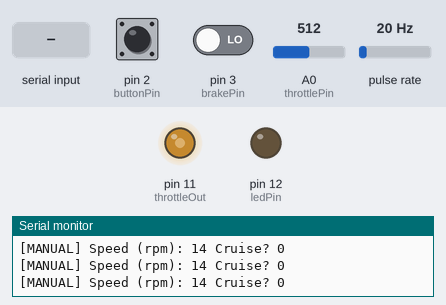
The sketch below on a simulated Arduino Uno, built with avr-gcc and run on an emulated ATmega328P. Parts: output pins drawn as LEDs (lit = HIGH), the last lines printed to the serial monitor. Wiring (inferred from the names in the program): pulse sensor: data pin 4. The test bench sets the inputs (shaded band); at power-on: A0 (throttlePin) = 512, pin 2 (buttonPin) LOW, pulse rate 20 Hz, pin 3 (brakePin) LOW.

Above: at 5.2 s.
5.3 s: A0 (throttlePin) set to 716
At 6.5 s:
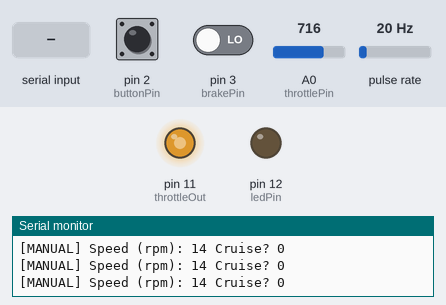
6.8 s: pin 2 (buttonPin) pulled HIGH for 0.15 s
At 7.8 s:
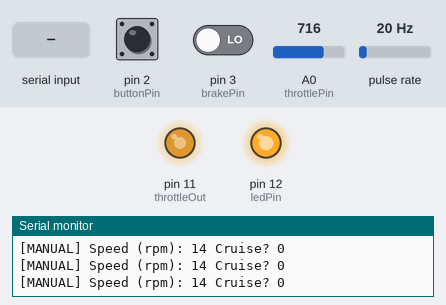
8.4 s: A0 (throttlePin) set to 0
At 9.1 s:
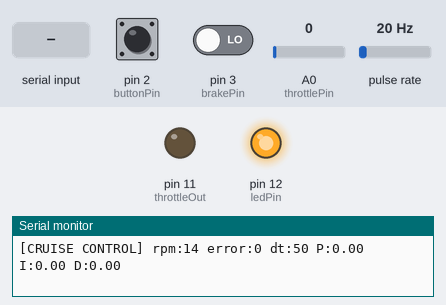
9.9 s: pulse rate (sensor on pin 4) set to 4 Hz
At 12.8 s:
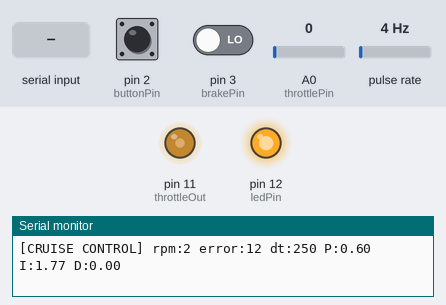
12.9 s: "90,45\n" received over Serial
15.9 s: pulse rate (sensor on pin 4) set to 0 Hz
Timing chart, 0 to 19.9 s (numbered marks = the images above; inputs shaded):
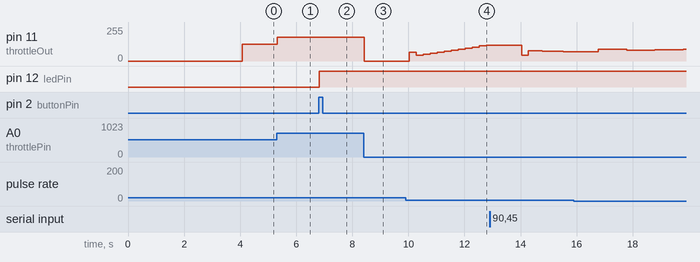

Measured:
- after the input at 5.3 s, pin 11 (throttleOut): 127/255 → 178/255 at once
- after the input at 6.8 s, pin 12 (ledPin): LOW → HIGH at once
- after the input at 8.4 s, pin 11 (throttleOut): 178/255 → 0/255 at once
- after the input at 9.9 s, pin 11 (throttleOut): 0/255 → 67/255 after 0.13 s, → 44/255 0.25 s later, → 52/255 0.25 s later, → 59/255 0.25 s later, … (12 changes in this stretch)

The sketch:

Throttle_Buttons_PID.ino
```cpp
//Libraries
#include <SoftwareSerial.h>   //Software Serial Port
#define RxD 6                 //Bluetooth recieve pin =6
#define TxD 7                 //Bluetooth transmit pin =7

#define DEBUG_ENABLED  1

SoftwareSerial blueToothSerial(RxD,TxD);

int buttonInt = 0;  // Pin 2, button interrupt
int brakeInt = 1;   // Pin 3, brake interrupt

const int throttlePin = A0;    //manual throttle input pin
const int buttonPin = 2;      //push button that turns on cruise control
const int brakePin = 3;       //push button that simulates hitting the brakes
const int ledPin = 12;        //LED that signals whether cruise control is on or off
const int throttleOut = 11;   //throttle voltage to the motor controller (need RC filter w/ C ~1mF)
const int hallread = 4;        // hall effect sensor output
volatile int refspeed;         //desired speed (rpm), specified by user
int throttleIn = 0;           //variable that stores throttle input value
unsigned long duration;       //variable that stores pulse time (ms)
unsigned long rpm;            // variable that stores actual speed (rpm)

// PID parameters //
long error;        // error between user's ref speed and actual speed
long lasterror;
float integral = 0;         //integral for PID controller
const float kp = 0.05;      //kp parameter for PID controller (tuned)
const float ki = 0.05;      //ki parameter for PID controller (tuned)
const float kd = 0.05;
float P;                    //proportional controller value
float I;                    //integral controller value
float D;
long control;              //voltage signal sent to motor
unsigned long t0 = 0;        //start of time interval
unsigned long t1 = 0;        //end of time interval
unsigned int dt;               //change in time (for integral purposes)
const int upperlimit = 45;   //integral limit to prevent windup
const int lowerlimit = -45;   //integral limit to prevent windup

volatile boolean cruise = false;      //flag for turning cruise control on/off
//volatile boolean braking = false;      //flag for turning cruise control on/off via hitting the brakes
const unsigned int DEBOUNCE_TIME = 500;
static unsigned long last_interrupt_time = 0;
static unsigned long last_interrupt_time2 = 0;

////////////////////////////////////////////////////////////////////////////////////////
//////////                           Setup                         /////////////////////
////////////////////////////////////////////////////////////////////////////////////////

void setup()
{
  Serial.begin(9600);
  pinMode(throttleOut, OUTPUT);
  pinMode(hallread, INPUT);     //read hall effect output
  pinMode(RxD, INPUT);
  pinMode(TxD, OUTPUT);
  pinMode(ledPin, OUTPUT);
  pinMode(buttonPin, INPUT);
  pinMode(brakePin, INPUT);
  setupBlueToothConnection();
  attachInterrupt(buttonInt, cruisecontrol, CHANGE);  //interrupt for turning cruise control on/off
  attachInterrupt(brakeInt, braking, CHANGE);      //interrupt for simulating hitting the brakes
}


////////////////////////////////////////////////////////////////////////////////////////
//////////                       Main code                         /////////////////////
////////////////////////////////////////////////////////////////////////////////////////

void loop()
{
  //This loop takes in a speed from the bluetooth and/or serial command windows
  //that speed is then converted to a PWM signal and sent to the motor
    while(true)
  {
      //read motor speed
      duration = pulseIn(hallread, HIGH);  // hall effect output pulse time (ms)
      rpm = 370000/duration;    // actual speed (rpm) of motor; gain determined by comparing to dyno speed reading

      //read the throttle voltage and constrain to 0-255
      throttleIn = map(analogRead(throttlePin), 0, 1023, 0, 255);
      throttleIn = constrain(throttleIn, 0, 180);

      if(blueToothSerial.available()||Serial.available()){ //Check for a speed command from either bluetooth or serial window
        serialSpeed();
      }

      if (cruise == false) // manual throttle mode
      {
        digitalWrite(ledPin, LOW);
        //Serial.println();
        Serial.print("[MANUAL] Speed (rpm): ");
        //Serial.print();
        Serial.print(rpm);
        Serial.print(" Cruise? ");
        Serial.println(cruise);
        analogWrite(throttleOut,throttleIn);    //send PWM to the motor
      }
      else
      {
        digitalWrite(ledPin, HIGH);
        PID();
        if (throttleIn > control) {              // if throttle > cruise control speed, temporarily go into manual mode
          analogWrite(throttleOut, throttleIn);
          }
        else{
          analogWrite(throttleOut,control);

        // debugging purposes
        Serial.print("[CRUISE CONTROL]");
        Serial.print(" rpm:"); Serial.print(rpm);
        Serial.print(" error:"); Serial.print(error);
        Serial.print(" dt:"); Serial.print(dt);
        Serial.print(" P:"); Serial.print(P);
        Serial.print(" I:"); Serial.print(I);
        Serial.print(" D:"); Serial.println(D);
        }
       }
  }
}

////////////////////////////////////////////////////////////////////////////////////////
//////////                       FUNCTIONS                         /////////////////////
////////////////////////////////////////////////////////////////////////////////////////

void serialSpeed()    //This function takes in a value from the serial/BT command window
{                     //and updates/prints the speed value on both serial and bt terminals

Serial.println();
Serial.print("[SERIAL] Setting speed to: ");
blueToothSerial.print("[SERIAL] Setting speed to: ");
Serial.println();

  while (blueToothSerial.available() > 0){      //while there is BT data available
      refspeed = blueToothSerial.parseInt();       //pull out the first string of numbers
      refspeed = constrain(refspeed, 0, 240);         //constrain it to a value of 0-240 (max rpm)
      //Serial.println(refspeed);                    //print it on the serial monitor so we know
      blueToothSerial.println(refspeed);          //print it on the BT monitor so we know
  }

  while (Serial.available() > 0){              //same as the BT loop but for serial command
      refspeed = Serial.parseInt();            //read incoming reference speed
      refspeed = constrain(refspeed, 0, 240);  //constrain it to a value of 0-240 (max rpm)
      //Serial.println(refspeed);
      blueToothSerial.println(refspeed);
  }
}

/////////// PID Function /////////////
void PID(){
    t1 = millis();  // start of time interval
    dt = t1 - t0;  //
    error = refspeed - rpm;      // error between user's ref speed and actual speed
    integral = integral + error*dt*0.001; // x0.001 to get dt into sec

    if (integral > upperlimit) {integral = upperlimit;}     //windup prevention
    else if (integral < lowerlimit) {integral = lowerlimit;}    //windup prevention

    P = error*kp;
    I = integral*ki;
    D = kd*(error-lasterror);
    control = 51*(P+I+D);  // voltage signal to motor, 51 b/c 255/5V
    control = constrain(control, 0, 185); // constrain voltage input to motor
    t0 = t1;
    lasterror = error;
}

/////////// Set Cruise Control Fuction ///////////
void cruisecontrol(){
  unsigned long interrupt_time= millis();
  if(interrupt_time - last_interrupt_time > DEBOUNCE_TIME) {
    cruise = !cruise;
    refspeed = rpm;
  }
    last_interrupt_time = interrupt_time;
}

/////////// Braking Fuction ///////////
void braking(){
  unsigned long interrupt_time2= millis();
  if(interrupt_time2 - last_interrupt_time2 > DEBOUNCE_TIME) {
    cruise = false;      // turn off cruise control
  }
    last_interrupt_time2 = interrupt_time2;
}

/////////// Bluetooth Setup ///////////
void setupBlueToothConnection()
{
  blueToothSerial.begin(38400); //Set BluetoothBee BaudRate to default baud rate 38400
  blueToothSerial.print("\r\n+STWMOD=0\r\n"); //set the bluetooth work in slave mode
  blueToothSerial.print("\r\n+STNA=SeeedBTSlave\r\n"); //set the bluetooth name as "SeeedBTSlave"
  blueToothSerial.print("\r\n+STOAUT=1\r\n"); // Permit Paired device to connect me
  blueToothSerial.print("\r\n+STAUTO=0\r\n"); // Auto-connection should be forbidden here
  delay(2000); // This delay is required.
  blueToothSerial.print("\r\n+INQ=1\r\n"); //make the slave bluetooth inquirable
  Serial.println("The slave bluetooth is inquirable!");
  delay(2000); // This delay is required.
  blueToothSerial.flush();
}
```
